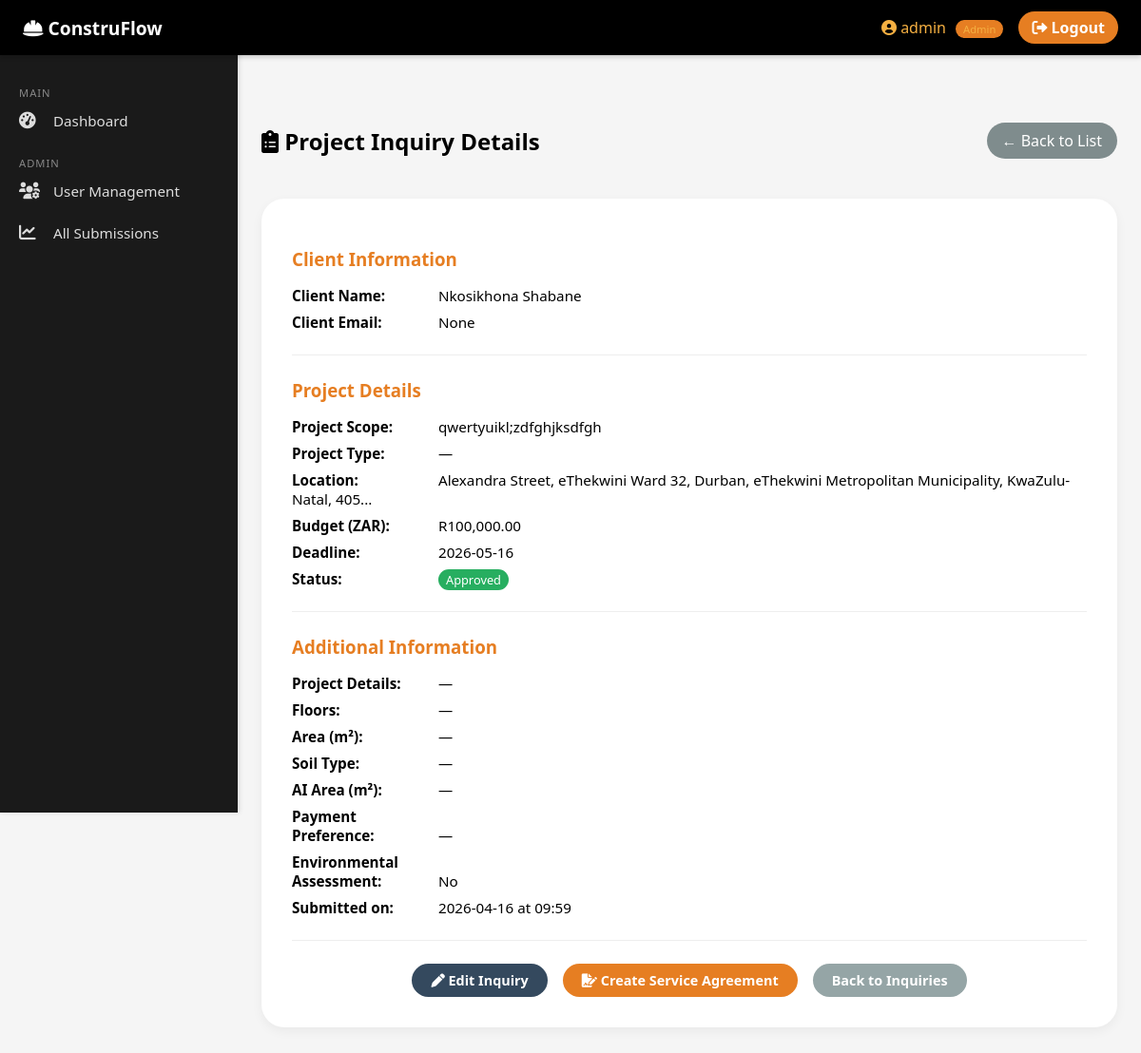
The app's page /inquiry/7de93a5a-6af4-443c-b049-93a753a151b4 (signed in) with its own data.
### tables this page shows
CREATE TABLE users (
                id TEXT PRIMARY KEY,
                username TEXT UNIQUE NOT NULL,
                email TEXT UNIQUE NOT NULL,
                password TEXT NOT NULL,
                role TEXT NOT NULL,
                employee_type TEXT,
                employee_number TEXT,
                pm_code TEXT,
                assigned_tasks TEXT
            );

CREATE TABLE project_inquiries (
                id TEXT PRIMARY KEY,
                user_id TEXT,
                timestamp TEXT,
                project_scope TEXT,
                location TEXT,
                budget REAL,
                deadline TEXT,
                client_name TEXT,
                client_email TEXT,
                project_details TEXT,
                sketches TEXT,
                site_photos TEXT,
                status TEXT
            , client_phone TEXT, project_type TEXT, floors INTEGER, area_sqm REAL, soil_type TEXT, ai_estimated_area REAL, payment_milestone TEXT, env_impact INTEGER DEFAULT 0);

### app.py (the view)
@app.route('/inquiry/<inquiry_id>')
def view_inquiry_detail(inquiry_id):
    if not login_required():
        return redirect(url_for('login'))
    user = get_current_user()
    if user['role'] not in ['project_manager', 'admin']:
        return "Access Denied", 403
    db = get_db()
    inquiry = db.execute("SELECT * FROM project_inquiries WHERE id = ?", (inquiry_id,)).fetchone()
    if not inquiry:
        return "Inquiry not found", 404
    return render_template("inquiry_detail.html", inquiry=inquiry_to_dict(inquiry), current_user=user)

### app.py (called while the page is built)
def get_db():
    db = getattr(g, '_database', None)
    if db is None:
        db = g._database = sqlite3.connect(DATABASE)
        db.row_factory = sqlite3.Row
    return db

@app.teardown_appcontext
def close_connection(exception):
    db = getattr(g, '_database', None)
    if db is not None:
        db.close()

def parse_file_list(value):
    if not value:
        return []
    if isinstance(value, list):
        return value
    try:
        parsed = ast.literal_eval(value)
        return parsed if isinstance(parsed, list) else []
    except (ValueError, SyntaxError):
        return []

def inquiry_to_dict(inquiry):
    data = dict(inquiry)
    data["sketches"] = parse_file_list(data.get("sketches"))
    data["site_photos"] = parse_file_list(data.get("site_photos"))
    return data

def get_current_user():
    user_id = session.get("user_id")
    if not user_id:
        return None
    db = get_db()
    user = db.execute("SELECT * FROM users WHERE id = ?", (user_id,)).fetchone()
    return dict(user) if user else None

def login_required():
    return get_current_user() is not None

### Templates/inquiry_detail.html (shortened to what this page needs)
{% extends "base.html" %}
{% block content %}
<div class="inquiry-detail-container">
    <div class="detail-header">
        <h2><i class="fas fa-clipboard-list"></i> Project Inquiry Details</h2>
        <a href="{{ url_for('project_inquiries_list') }}" class="btn-back">← Back to List</a>
    </div>
    <div class="detail-card">
        <div class="detail-section">
            <h3>Client Information</h3>
            <div class="detail-row"><strong>Client Name:</strong> {{ inquiry.client_name }}</div>
            <div class="detail-row"><strong>Client Email:</strong> {{ inquiry.client_email }}</div>
        </div>
        <div class="detail-section">
            <h3>Project Details</h3>
            <div class="detail-row"><strong>Project Scope:</strong> {{ inquiry.project_scope }}</div>
            <div class="detail-row"><strong>Project Type:</strong> {{ inquiry.project_type|default('—', true)|replace('_', ' ')|title }}</div>
            <div class="detail-row"><strong>Location:</strong> {{ inquiry.location }}</div>
            <div class="detail-row"><strong>Budget (ZAR):</strong> R{{ "{:,.2f}".format(inquiry.budget|float) }}</div>
            <div class="detail-row"><strong>Deadline:</strong> {{ inquiry.deadline }}</div>
            <div class="detail-row"><strong>Status:</strong> <span class="status-badge {{ inquiry.status }}">{{ inquiry.status|replace('_', ' ')|title }}</span></div>
        </div>
        <div class="detail-section">
            <h3>Additional Information</h3>
            <div class="detail-row"><strong>Project Details:</strong> {{ inquiry.project_details or '—' }}</div>
            <div class="detail-row"><strong>Floors:</strong> {{ inquiry.floors|default('—', true) }}</div>
            <div class="detail-row"><strong>Area (m²):</strong> {{ inquiry.area_sqm|default('—', true) }}</div>
            <div class="detail-row"><strong>Soil Type:</strong> {{ inquiry.soil_type|default('—', true) }}</div>
            <div class="detail-row"><strong>AI Area (m²):</strong> {{ inquiry.ai_estimated_area|default('—', true) }}</div>
            <div class="detail-row"><strong>Payment Preference:</strong> {{ inquiry.payment_milestone|default('—', true) }}</div>
            <div class="detail-row"><strong>Environmental Assessment:</strong> {{ 'Yes' if inquiry.env_impact else 'No' }}</div>
            <div class="detail-row"><strong>Submitted on:</strong> {{ inquiry.timestamp[:10] }} at {{ inquiry.timestamp[11:16] }}</div>
        </div>
        <div class="detail-actions">
            <a href="{{ url_for('edit_inquiry', inquiry_id=inquiry.id) }}" class="btn btn-edit">
                <i class="fas fa-pen"></i> Edit Inquiry
            </a>
            {% if inquiry.status == 'pending_review' %}
                <a href="{{ url_for('approve_inquiry', inquiry_id=inquiry.id) }}" class="btn btn-approve" onclick="return confirm('Approve this inquiry? The client will be notified by email.')">
                    <i class="fas fa-check-circle"></i> Approve Inquiry
                </a>
                <a href="{{ url_for('reject_inquiry', inquiry_id=inquiry.id) }}" class="btn btn-reject" onclick="return confirm('Reject this inquiry? The client will be notified by email.')">
                    <i class="fas fa-times-circle"></i> Reject Inquiry
                </a>
            {% elif inquiry.status == 'approved' %}
                <a href="{{ url_for('agreement', prefill_inquiry=inquiry.id) }}" class="btn btn-agreement">
                    <i class="fas fa-file-signature"></i> Create Service Agreement
                </a>
            {% endif %}
            <a href="{{ url_for('project_inquiries_list') }}" class="btn btn-secondary">Back to Inquiries</a>
        </div>
    </div>
</div>
{% endblock %}

### Templates/base.html (shortened to what this page needs)
<!DOCTYPE html>
<html lang="en">
<head>
    <link rel="stylesheet" href="https://cdnjs.cloudflare.com/ajax/libs/font-awesome/6.0.0-beta3/css/all.min.css">
</head>
<body>
{% if current_user %}
<div class="navbar">
    <div class="navbar-left">
        <i class="fas fa-hard-hat"></i> ConstruFlow
    </div>
    <div class="navbar-right">
        <span class="user-box">
            <i class="fas fa-user-circle"></i> {{ current_user.username }}
            <span class="role-badge">{{ current_user.role|replace('_', ' ')|title }}</span>
        </span>
        <a href="/logout" class="logout-btn"><i class="fas fa-sign-out-alt"></i> Logout</a>
    </div>
</div>
<div class="sidebar">
    <div class="nav-section">MAIN</div>
    <a href="/dashboard"><i class="fas fa-tachometer-alt"></i> Dashboard</a>
    {% if current_user.role == 'admin' %}
        <div class="nav-section">ADMIN</div>
        <a href="/users"><i class="fas fa-users-cog"></i> User Management</a>
        <a href="/dashboard?view=all"><i class="fas fa-chart-line"></i> All Submissions</a>
    {% elif current_user.role == 'client' %}
        <div class="nav-section">CLIENT PORTAL</div>
        <a href="/project_inquiry"><i class="fas fa-clipboard-list"></i> New Project Inquiry</a>
        <a href="/client/sign_agreement"><i class="fas fa-file-signature"></i> Sign Agreement</a>
        <a href="/payments"><i class="fas fa-credit-card"></i> Make Payment</a>
    {% endif %}
</div>
{% endif %}
<div class="content {% if not current_user %}public-mode{% endif %}">
    {% block content %}{% endblock %}
</div>
</body>
</html>

### Templates/base.html (style rules this page uses)
* { box-sizing: border-box; }
body { margin: 0; font-family: 'Segoe UI', Arial, sans-serif; background: #f5f5f5; }
.navbar { background: #000; color: white; padding: 12px 24px; display: flex; justify-content: space-between; align-items: center; position: fixed; width: 100%; top: 0; left: 0; z-index: 1000; box-shadow: 0 2px 5px rgba(0,0,0,0.2); }
.navbar-left { font-size: 1.2rem; font-weight: bold; }
.navbar-right { display: flex; align-items: center; gap: 16px; }
.user-box { color: #f5b042; font-weight: 500; }
.role-badge { background: #e67e22; padding: 2px 8px; border-radius: 20px; font-size: 0.7rem; margin-left: 6px; }
.logout-btn, .login-btn { background: #e67e22; color: white; padding: 6px 14px; text-decoration: none; font-weight: bold; border-radius: 30px; transition: 0.2s; }
.sidebar { width: 250px; height: 100vh; background: #1a1a1a; position: fixed; top: 55px; left: 0; padding: 20px 0; overflow-y: auto; box-shadow: 2px 0 5px rgba(0,0,0,0.1); }
.sidebar a { display: flex; align-items: center; gap: 12px; color: #ddd; padding: 12px 20px; text-decoration: none; transition: 0.2s; font-size: 0.95rem; }
.sidebar a i { width: 24px; font-size: 1.1rem; }
.sidebar .nav-section { margin-top: 15px; padding: 0 20px; font-size: 0.7rem; text-transform: uppercase; color: #888; letter-spacing: 1px; }
.content { margin-left: 250px; padding: 80px 24px 24px 24px; min-height: 100vh; }
.btn { background: #e67e22; border: none; padding: 10px 20px; color: white; cursor: pointer; font-weight: bold; border-radius: 40px; transition: 0.2s; }

### Templates/inquiry_detail.html (style rules this page uses)
.inquiry-detail-container { max-width: 900px; margin: 2rem auto; }
.detail-header { display: flex; justify-content: space-between; align-items: center; margin-bottom: 1.5rem; flex-wrap: wrap; }
.btn-back { background: #7f8c8d; color: white; padding: 8px 16px; border-radius: 40px; text-decoration: none; }
.detail-card { background: white; border-radius: 24px; padding: 2rem; box-shadow: 0 4px 12px rgba(0,0,0,0.05); }
.detail-section { margin-bottom: 1.5rem; padding-bottom: 1rem; border-bottom: 1px solid #eee; }
.detail-section h3 { margin-bottom: 1rem; color: #e67e22; }
.detail-row { margin-bottom: 0.5rem; font-size: 0.95rem; }
.detail-row strong { width: 150px; display: inline-block; }
.status-badge { background: #f39c12; padding: 2px 8px; border-radius: 20px; font-size: 0.8rem; color: white; }
.status-badge.approved { background: #27ae60; }
.detail-actions { margin-top: 1.5rem; display: flex; gap: 1rem; justify-content: center; flex-wrap: wrap; }
.btn { padding: 8px 20px; border-radius: 40px; text-decoration: none; display: inline-block; border: none; cursor: pointer; font-size: 0.9rem; }
.btn-edit { background: #34495e; color: white; }
.btn-agreement { background: #e67e22; color: white; }
.btn-secondary { background: #95a5a6; color: white; }

### records on screen
users: username "admin", role "Admin"
project_inquiries: client_name "Nkosikhona Shabane", project_scope "qwertyuikl;zdfghjksdfgh", location "Alexandra Street, eThekwini Ward 32, Durban, eThekwini Metropolitan Municipality, KwaZulu-Natal, 405...", budget "100,000.00", deadline "2026-05-16", status "Approved", project_details "—", env_impact "No", timestamp "2026-04-16", timestamp "09:59"

### other values on screen
{{ inquiry.client_email }} "None"
{{ inquiry.project_type|default('—', true)|replace('_', ' ')|title }} "—"
{{ inquiry.floors|default('—', true) }} "—"
{{ inquiry.area_sqm|default('—', true) }} "—"
{{ inquiry.soil_type|default('—', true) }} "—"
{{ inquiry.ai_estimated_area|default('—', true) }} "—"
{{ inquiry.payment_milestone|default('—', true) }} "—"
